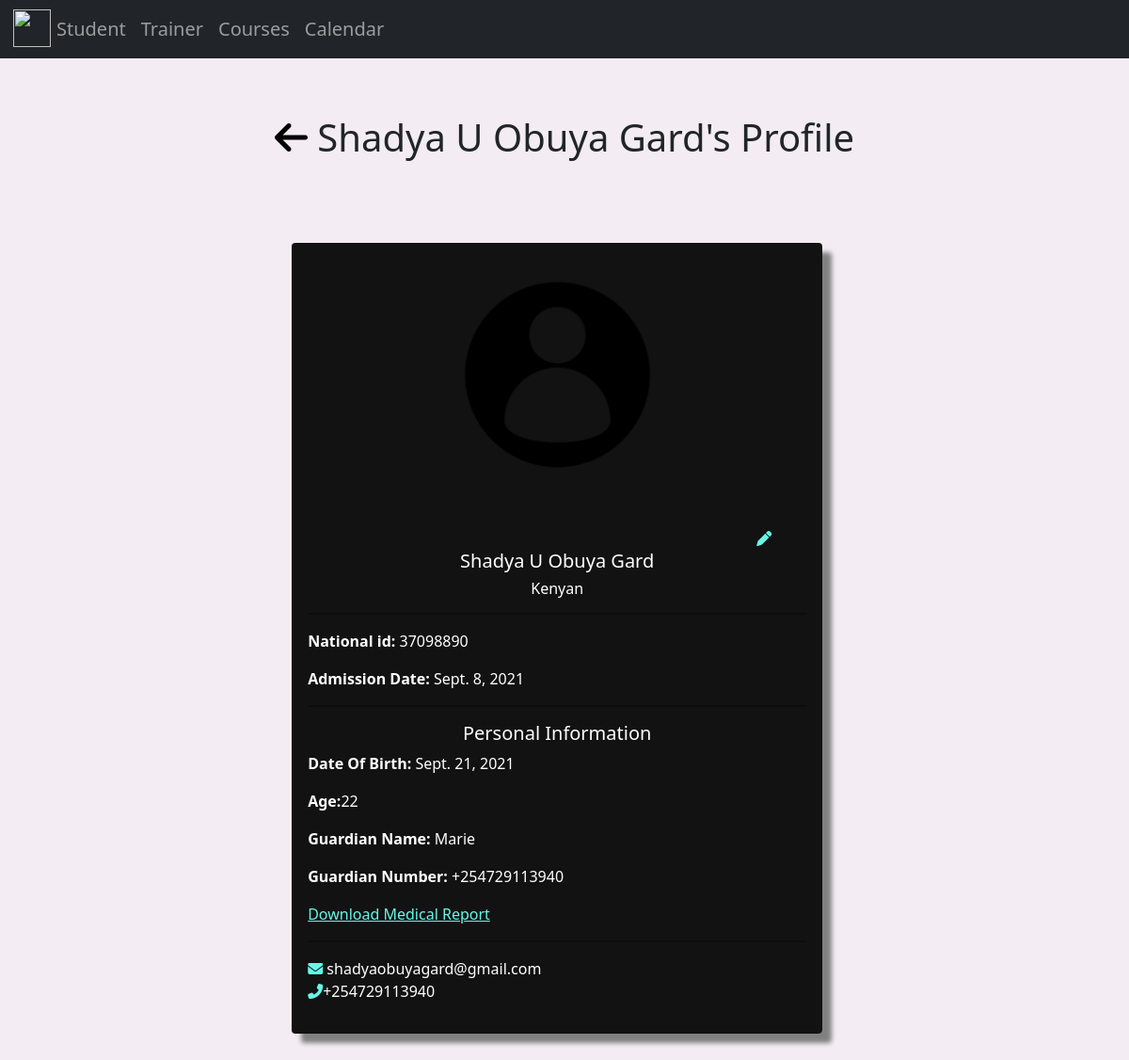
The app's page /student/student-profile/1/ with its own data.
### student/models.py (models this page shows, shortened)
class Student(models.Model):
    first_name=models.CharField(max_length=30,null=True)
    last_name=models.CharField(max_length=30,null=True)
    date_of_birth=models.DateField(blank=False,null=True)
    age=models.PositiveSmallIntegerField(null=True,default=20)
    NATIONALITY=(
        ('0','Kenyan'),
        ('1','Ugandan'),
        ('3','Rwandan'),
        ('4','South Sudanese')
    )
    nationality = models.CharField(max_length=11,choices=NATIONALITY,default="Kenyan")
    national_id=models.CharField(max_length=30,default=" ")
    email=models.EmailField(max_length=25, default="shadyaobuya@gmail.com")
    phone_number=PhoneNumberField(max_length=30,default=" ")
    image=models.ImageField( upload_to="images/",null=True)
    medical_report=models.FileField(upload_to="documents/",null=True)
    admission_date=models.DateField(null=True)
    academic_year=models.PositiveBigIntegerField(default=2021)
    CHOICES=(
        ('Female','Female'),
        ('Male','Male'),
        ('Other','Other'),
    )
    gender = models.CharField(max_length=11,choices=CHOICES,default="Female")
    laptop_number=models.CharField(max_length=10,null=True)
    class_name=models.CharField(max_length=20,default="Lovelace")
    guardian_name=models.CharField(max_length=20,default=" ")
    guardian_number=PhoneNumberField(max_length=30,default="+254729113940")

### student/views.py (the view)
# urls.py: path('student-profile/<int:id>/',view_profile,name='student-profile'),
def view_profile(request,id):
    primary_key=Student.objects.get(id=id)
    context={'id':primary_key}
    return render(request,"student_profile.html",context)

### student/templates/student_profile.html (shortened to what this page needs)
{%extends 'layout.html'%}
{%block body%}
<h1> <a id="link-back" href="{%url 'student:student-list'%}"><i class="fas fa-arrow-left"></i></a> {{id.first_name}} {{id.last_name}}'s Profile</h1>
<div class="row mb-5 ml-2 mr-2"  id="row-student">
    <div class="col-sm-3 mb-4" id="card-column">
      <div class="card" id="profile-details">
        {%if id.image%}
        <img id="profile" src="{{id.image.url}}">
        {%else%}
        <img id="profile" src="/static/images/user.png">
        {%endif%}
        <div class="card-body">
            <div class="modal-body">
        </div>
       <a id="edit-pen" href="{%url 'student:edit-profile' id=id.id%}"><i  class="fas fa-pen"></i></a>
          <h5 class="card-title">{{id.first_name}} {{id.last_name}}</h5>
          <h6 class="card-title">{{id.get_nationality_display}}</h5>
          <hr>
          <p class="card-text"><b>National id:</b> {{id.national_id}}</p>
          <p class="card-text"><b>Admission Date:</b> {{id.admission_date}}</p>
          <hr>
          <h5 class="card-title">Personal Information</h5>
          <p class="card-text"><b>Date Of Birth:</b> {{id.date_of_birth}}</p>
          <p class="card-text"><b>Age:</b>{{id.age}}</p>
          <p class="card-text"><b>Guardian Name: </b>{{id.guardian_name}}</p>
          <p class="card-text"><b>Guardian Number:</b> {{id.guardian_number}}</p>
          {%if id.medical_report%}
          <a id="download_resume" href=" {{id.medical_report.url}}" download="{{id.medical_report.url}}">Download Medical Report</a>
          {%endif%}
      <hr>
        <i id="contact" class="fas fa-envelope"></i> {{id.email}}<br>
        <i id="contact"class="fas fa-phone-alt"></i>{{id.phone_number}}<br>
        </div>
      </div>
    </div>
  </div>
{%endblock%}

### student/templates/layout.html (shortened to what this page needs)
<!DOCTYPE html>
<html>
    <head>
        <link href="https://cdn.jsdelivr.net/npm/bootstrap@5.0.2/dist/css/bootstrap.min.css" rel="stylesheet">
    <link rel="stylesheet" href="path/to/font-awesome/css/font-awesome.min.css">
    </head>
    <body>
        <nav class="navbar navbar-expand-lg navbar-dark bg-dark">
            <div class="container-fluid">
              <div class="collapse navbar-collapse" id="navbarNavDarkDropdown">
                <ul class="navbar-nav">
                    <a href="{%url 'core:home-page'%}" ><img id="logo" src="/static/images/codehivelogo.png"></a>
                    <li class="nav-item dropdown">
                        <a class="nav-link" href="#" id="navbarDarkDropdownMenuLink" role="button" data-bs-toggle="dropdown" aria-expanded="false">
                           Student
                        </a>
                      </li>
                      <li class="nav-item dropdown">
                        <a class="nav-link " href="#" id="navbarDarkDropdownMenuLink" role="button" data-bs-toggle="dropdown" aria-expanded="false">
                            Trainer
                        </a>
                      </li>
                  <li class="nav-item dropdown">
                    <a class="nav-link" href="#" id="navbarDarkDropdownMenuLink" role="button" data-bs-toggle="dropdown" aria-expanded="false">
                            Courses
                    </a>
                  </li>
                  <li class="nav-item dropdown">
                    <a class="nav-link " href="#" id="navbarDarkDropdownMenuLink" role="button" data-bs-toggle="dropdown" aria-expanded="false">
                         Calendar
                    </a>
                  </li>
                </ul>
              </div>
            </div>
          </nav>
        {%block body%}
        {%endblock%}
    </body>
</html>

### student/templates/layout.html (style rules this page uses)
body { background-color: rgb(243, 236, 243); margin: 0%; width: 100%; padding: 0%; }
hr { border: 1px solid black; }
#logo { margin-top: 5%; width: 20%; margin-left: 5%; }
.card-title { text-align: center; }
.card { background-color:rgba(0, 0, 0, 0.925); color: black; box-shadow: 10px 10px 5px grey; }
#profile { width: 100%; }
.nav-link { font-size: 20px; }
#profile { border-radius: 50%; width:40%; margin-left: 30%; margin-top: 5%; }
#profile-details { width: 200%; margin-left: 110%; margin-top: 10%; color: white; }
#download_resume { color: #67F6E8; }
#contact { color: #67F6E8; }
h1 { text-align: center; margin-top: 5%; }
#row-student { margin-top: 5%; }
h6 { text-align: center; }
#edit-pen { color: #67F6E8; margin-left: 90%; }
#logo { width: 40px; height: 40px; }
#link-back { text-decoration: none; color: black; }

### records on screen
Student: first_name "Shadya U", last_name "Obuya Gard", image (placeholder picture), nationality "Kenyan", national_id "37098890", admission_date "Sept. 8, 2021", date_of_birth "Sept. 21, 2021", age "22", guardian_name "Marie", guardian_number "+254729113940", email "shadyaobuyagard@gmail.com", phone_number "+254729113940"
